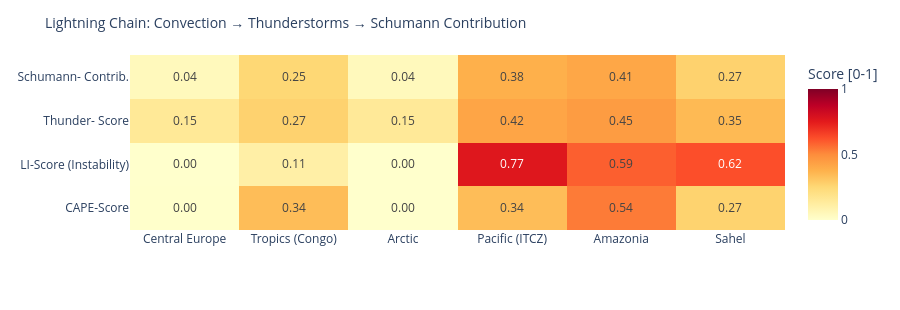

Notebook cell for this chart:
### Code cell
# ============================================================
# LIGHTNING CHAIN: Convection → Thunderstorms → Schumann
# Shows the causal chain per measurement point as heatmap
# ============================================================

def cape_score(v):
    """CAPE → normalized score [0,1]"""
    if v is None or pd.isna(v): return 0.0
    return min(1.0, float(v) / 3000)

def li_score(v):
    """Lifted Index: negative = unstable → score [0,1]"""
    if v is None or pd.isna(v): return 0.3
    return min(1.0, max(0.0, (-float(v) + 6) / 12))

def cloud_score(v):
    if v is None or pd.isna(v): return 0.3
    return float(v) / 100

def thunder_score(row):
    """Kombinierter Gewitterwahrscheinlichkeits-Score
    CAPE + LI + Bedeckung + WMO-Gewitter + konvektiver Niederschlag (showers)
    Hinweis: X-Ray und Kp sind kein Bestandteil – nur geomagn./solarer Kontext.
    """
    cs = cape_score(row.get('cape'))
    ls = li_score(row.get('li'))
    cl = cloud_score(row.get('cloud'))
    t  = 1.0 if row.get('thunderstorm') else 0.0
    # Convective precipitation (showers) as additional indicator
    sh = min(1.0, (row.get('showers') or 0) / 5.0)
    return round(cs * 0.30 + ls * 0.25 + cl * 0.15 + t * 0.20 + sh * 0.10, 3)

def schumann_contribution(t_score, lat):
    """Schumann contribution: higher in tropics (±30°), scaled by thunderstorm score"""
    lat_weight = max(0.3, 1.0 - abs(lat) / 60)
    return round(t_score * lat_weight, 3)

df_atm['cape_score']   = df_atm.apply(lambda r: cape_score(r['cape']), axis=1)
df_atm['li_score']     = df_atm.apply(lambda r: li_score(r['li']),    axis=1)
df_atm['thunder_score']= df_atm.apply(lambda r: thunder_score(r.to_dict()), axis=1)
df_atm['schumann_contribution'] = df_atm.apply(
    lambda r: schumann_contribution(r['thunder_score'], r['lat']), axis=1)

metrics = ['cape_score', 'li_score', 'thunder_score', 'schumann_contribution']
labels  = ['CAPE-Score', 'LI-Score\n(Instability)', 'Thunder-\nScore', 'Schumann-\nContrib.']
z_data  = [df_atm[m].tolist() for m in metrics]

fig = go.Figure(go.Heatmap(
    z=z_data,
    x=df_atm['point'].tolist(),
    y=labels,
    colorscale='YlOrRd',
    zmin=0, zmax=1,
    text=[[f'{v:.2f}' for v in row] for row in z_data],
    texttemplate='%{text}', textfont=dict(size=12),
    colorbar=dict(title='Score [0-1]')
))
fig.update_layout(
    title=dict(text='Lightning Chain: Convection → Thunderstorms → Schumann Contribution', font=dict(size=14)),
    height=310,
    plot_bgcolor='rgba(0,0,0,0)', paper_bgcolor='rgba(0,0,0,0)',
    margin=dict(l=130, r=80, t=55, b=80)
)
fig.show()

### Figure 1 — Plotly figure (JSON) as saved in the notebook; plotly's stock layout.template omitted (floating-point values rounded to 4 significant figures)
{"data": [{"colorbar": {"title": {"text": "Score [0-1]"}}, "colorscale": [[0.0, "rgb(255,255,204)"], [0.125, "rgb(255,237,160)"], [0.25, "rgb(254,217,118)"], [0.375, "rgb(254,178,76)"], [0.5, "rgb(253,141,60)"], [0.625, "rgb(252,78,42)"], [0.75, "rgb(227,26,28)"], [0.875, "rgb(189,0,38)"], [1.0, "rgb(128,0,38)"]], "text": [["0.00", "0.34", "0.00", "0.34", "0.54", "0.27"], ["0.00", "0.11", "0.00", "0.77", "0.59", "0.62"], ["0.15", "0.27", "0.15", "0.42", "0.45", "0.35"], ["0.04", "0.25", "0.04", "0.38", "0.41", "0.27"]], "textfont": {"size": 12}, "texttemplate": "%{text}", "type": "heatmap", "x": ["Central Europe", "Tropics (Congo)", "Arctic", "Pacific (ITCZ)", "Amazonia", "Sahel"], "y": ["CAPE-Score", "LI-Score\n(Instability)", "Thunder-\nScore", "Schumann-\nContrib."], "z": [[0.003333, 0.34, 0.0, 0.34, 0.5367, 0.27], [0.0, 0.1083, 0.0, 0.7667, 0.5917, 0.625], [0.151, 0.272, 0.15, 0.418, 0.451, 0.35], [0.045, 0.254, 0.045, 0.383, 0.413, 0.274]], "zmax": 1, "zmin": 0}], "layout": {"height": 310, "margin": {"b": 80, "l": 130, "r": 80, "t": 55}, "paper_bgcolor": "rgba(0,0,0,0)", "plot_bgcolor": "rgba(0,0,0,0)", "title": {"font": {"size": 14}, "text": "Lightning Chain: Convection → Thunderstorms → Schumann Contribution"}}}
